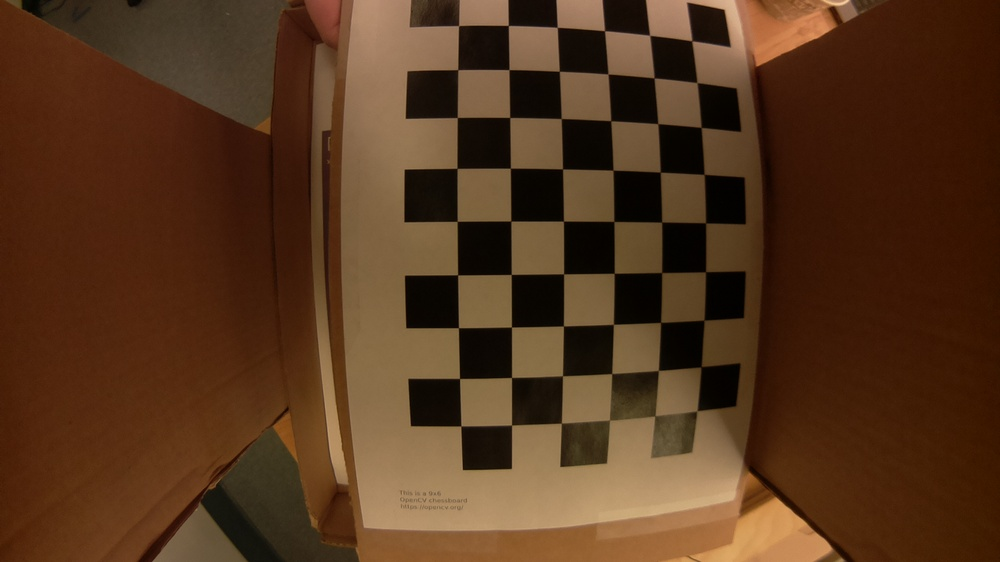
#> input picture main/calibration_test_images/calibration-1638892564.jpg, 1000 x 562 px, shrunk from 1920 x 1080 before the run; its folder holds only this picture in this run
$ python calibrate.py calibration_test_images/calibration-1638892564.jpg
#> lines starting #> are read from the running program, lines starting #| are printed output that depends on the picture; long printed decimals are rounded
from dataclasses import dataclass
import json
import numpy as np
import cv2


@dataclass
class CameraCalibration:
    """
    A serializable data class to contain information about camera calibration.
    """
    camera_matrix: np.array
    distortion: np.array
    width: int
    height: int

    JSON_TYPE = 'edu.olin.pie.grandmaster.camera-calibration'

    def write(self, file):
        with open(file, 'w') as f:
            json.dump({
                'type': self.JSON_TYPE,
                'camera_matrix': self.camera_matrix.tolist(),
                'distortion': self.distortion.tolist(),
                'width': self.width,
                'height': self.height
            }, f)

    @classmethod
    def read(cls, file):
        with open(file, 'r') as f:
            data = json.load(f)
            assert data['type'] == cls.JSON_TYPE
            return cls(np.array(data['camera_matrix']), np.array(data['distortion']), data['width'], data['height'])


# From: https://www.geeksforgeeks.org/camera-calibration-with-python-opencv/

# TODO: need to calibrate on the same size image as the real thing, which means bigger chessboard


def calibrate(images, draw=False):
    """
    Calibrate a camera from some test images.
    """
    # Define the dimensions of checkerboard
    CHESSBOARD_SIZE_SQUARES = (6, 9)

    # stop the iteration when specified
    # accuracy, epsilon, is reached or
    # specified number of iterations are completed.
    criteria = (cv2.TERM_CRITERIA_EPS +
                cv2.TERM_CRITERIA_MAX_ITER, 30, 0.001)

    # Vectors for storing data for successfully processed images
    known_points_3D = []
    found_points_2D = []

    # Track success rate
    num_success = 0
    num_fail = 0

    # 3D points representing the known true positions of each square. We cheat by using units of
    # "one square width", so we can say that each square corner differs by 1 square and is in the
    # XY plane (Z = 0).
    KNOWN_BOARD_POSITIONS = np.zeros(
        (1, CHESSBOARD_SIZE_SQUARES[0] * CHESSBOARD_SIZE_SQUARES[1], 3),
        np.float32)
    KNOWN_BOARD_POSITIONS[0, :, :2] = \
        np.mgrid[0:CHESSBOARD_SIZE_SQUARES[0],
                 0:CHESSBOARD_SIZE_SQUARES[1]].T.reshape(-1, 2)

    for image in images:
        # Find the chess board corners
        success, corners1 = cv2.findChessboardCorners(
            image,
            CHESSBOARD_SIZE_SQUARES,
            # cv2.CALIB_CB_ADAPTIVE_THRESH + cv2.CALIB_CB_FAST_CHECK + cv2.CALIB_CB_NORMALIZE_IMAGE
        )

        if not success:
            print("Failed to find corners in image! Continuing...")
            num_fail += 1
            continue

        print("SUCCESS!")
        num_success += 1

        # Refine the positions of each corner
        corners2 = cv2.cornerSubPix(
            image, corners1, (11, 11), (-1, -1), criteria)

        # Store the corners we found
        found_points_2D.append(corners2)

        # Add the known truth to the list of 3D points once for each successful image
        known_points_3D.append(KNOWN_BOARD_POSITIONS)

        # Draw and display the corners
        if draw:
            image = cv2.drawChessboardCorners(image,
                                              CHESSBOARD_SIZE_SQUARES,
                                              corners2, success)
            cv2.imshow('Corners', image)
            cv2.waitKey(0)

    if len(found_points_2D) == 0:
        raise Exception("Couldn't detect any chessboards!")
    else:
        print(f"Processed {num_fail + num_success} images, {num_success} succeeded and {num_fail} failed.")

    img_shape = images[0].shape

    success, camera_matrix, distortion, rotation, translation = cv2.calibrateCamera(
        known_points_3D, found_points_2D, img_shape[::-1], None, None)

    if not success:
        raise Exception("Failed to calibrate camera!")

    return CameraCalibration(camera_matrix, distortion, height=img_shape[0], width=img_shape[1]) #, rotation, translation)


if __name__ == '__main__':
    """
    Simple CLI to generate a camera calibration from the images in calibration_test_images/*.jpg
    """
    import os
    from sys import argv
    draw = '--draw' in argv

    img_dir = 'calibration_test_images/'
    images = []

    print(f"Reading images from {img_dir}*.jpg")
    for file in os.listdir(img_dir):
        if file.endswith(".jpg"):
            path = os.path.join(img_dir, file)
            image = cv2.imread(path)
#> image is the input picture: shape (562, 1000, 3); mean B, G, R 29.4, 53.6, 84.9
            image = cv2.cvtColor(image, cv2.COLOR_BGR2GRAY)
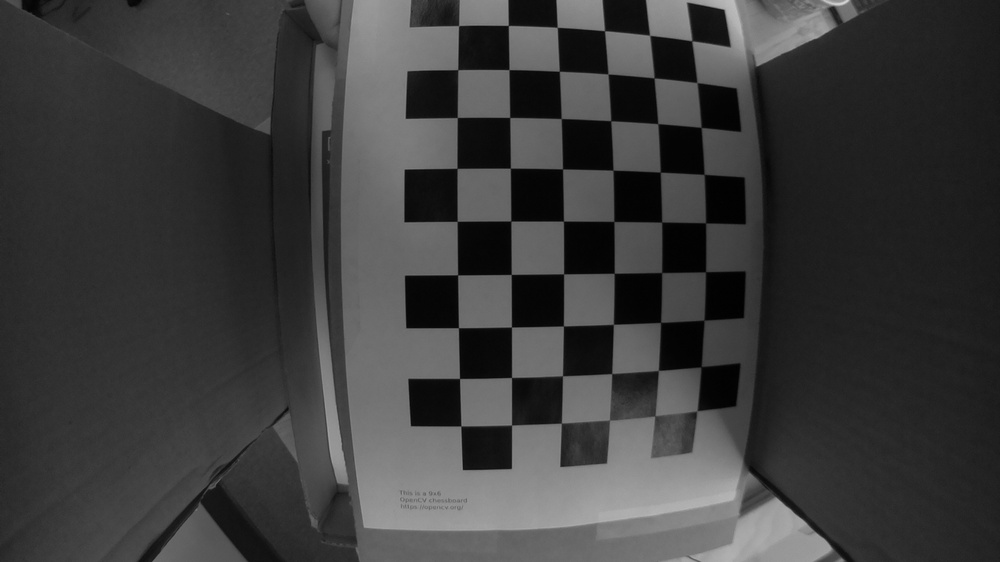
#> image: shape (562, 1000); min 0, max 214, mean 60.2
            print("Read Image:", path)
            images.append(image)

    try:
        print("Calibrating...")
        calibration = calibrate(images, draw=draw)
#> the loop in calibrate, `for image in images:` made 1 pass
#> (success, num_success) on pass 1: (True, 1)
#| SUCCESS!
#> after the loop in calibrate, `for image in images:`: found_points_2D = 1 item; num_fail = 0; num_success = 1
#| Processed 1 images, 1 succeeded and 0 failed.
#> in calibrate, `success, camera_matrix, distortion, rotation, translation = cv2.calibr..`: success = 0.168; camera_matrix = [[489.9, 0, 493.9], [0, 488.8, 270.5], [0, 0, 1]]; distortion = [[-0.358, 0.156, -0.00585, 0.00187, -0.0355]]; rotation = ([0.0363, -0.0385, -0.00832],); translation = ([-0.716, -4.91, 8.95],)

        print("Successfully Calibrated Camera!")
        print("\nCamera Matrix:")
        print(calibration.camera_matrix)
#| [[489.945   0.         493.919 ]
#|  [  0.         488.773 270.533]
#|  [  0.           0.           1.        ]]
        print("\nDistortion:")
        print(calibration.distortion)
#| [[-0.3576  0.1563 -0.005851  0.001874 -0.03551]]

        print("Writing to file (calibration.json)...")
        calibration.write('calibration.json')

        print("Undistorting test image...")

        undistorted = cv2.undistort(
            images[0], calibration.camera_matrix, calibration.distortion)
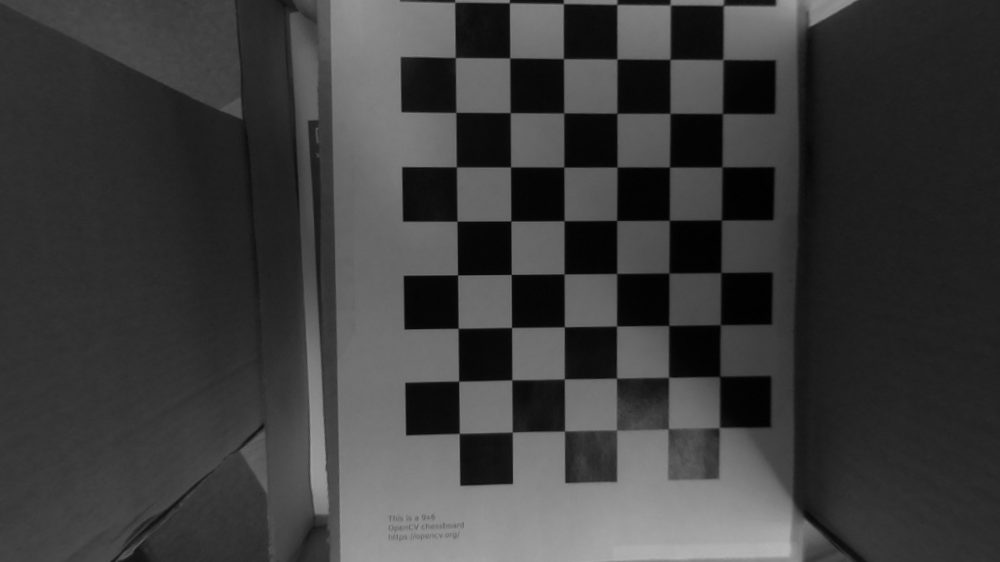
#> undistorted: shape (562, 1000); min 0, max 182, mean 60.7

        print("Wrote to calibration_undistorted.jpg")
        cv2.imwrite('calibration_undistorted.jpg', undistorted)

        if draw:
            cv2.imshow("undistorted", undistorted)
            cv2.waitKey(0)
    finally:
        if draw:
            cv2.destroyAllWindows()

$ run again, on main/calibration_test_images/calibration-1638892566.jpg
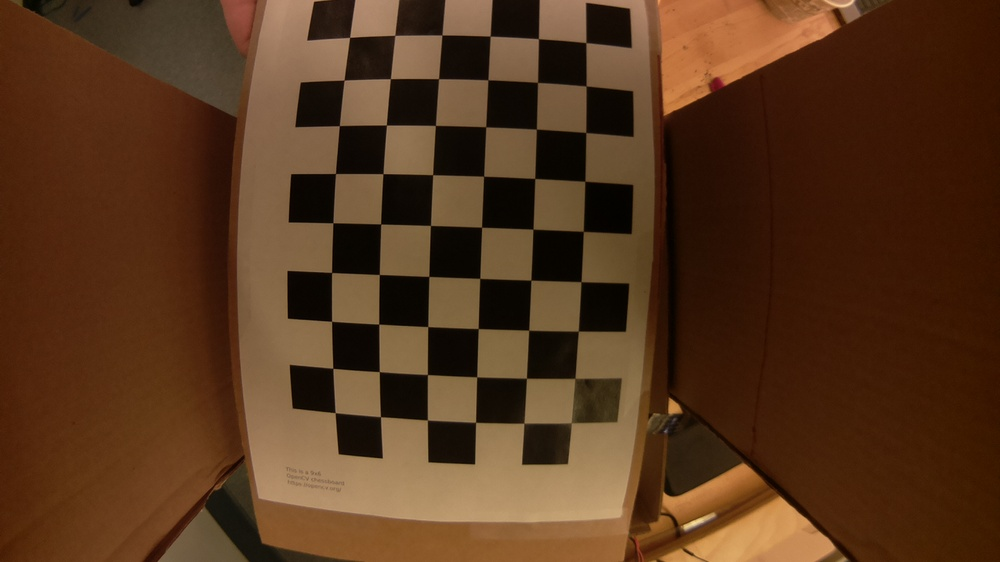
#> input picture main/calibration_test_images/calibration-1638892566.jpg, 1000 x 562 px, shrunk from 1920 x 1080 before the run
#> image is the input picture: shape (562, 1000, 3); mean B, G, R 29, 53.7, 85.9
#> `image = cv2.cvtColor(image, cv2.COLOR_BGR2GRAY)`:
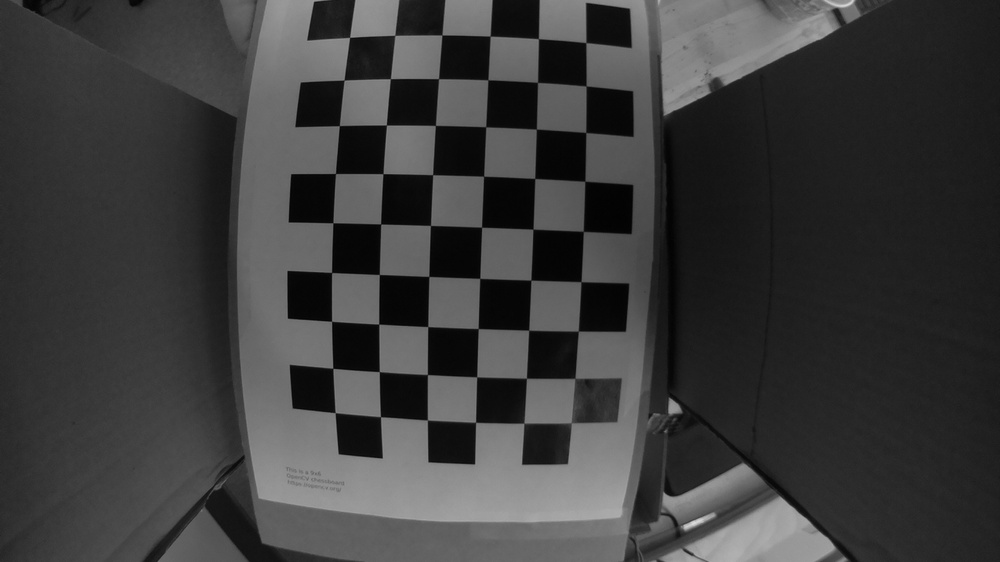
#> image: shape (562, 1000); min 1, max 220, mean 60.5
#> the loop in calibrate, `for image in images:` made 1 pass
#> (success, num_success) on pass 1: (True, 1)
#> (printed output is left out)
#> after the loop in calibrate, `for image in images:`: found_points_2D = 1 item; num_fail = 0; num_success = 1
#| Processed 1 images, 1 succeeded and 0 failed.
#> in calibrate, `success, camera_matrix, distortion, rotation, translation = cv2.calibr..`: success = 0.143; camera_matrix = [[656.1, 0, 512.7], [0, 655, 257.2], [0, 0, 1]]; distortion = [[-0.669, 0.812, 0.000823, -0.00818, -1.1]]; rotation = ([0.0588, -0.0525, 0.0371],); translation = ([-3.44, -4.68, 12.32],)
#| [[656.125   0.         512.684]
#|  [  0.         654.985 257.150]
#|  [  0.           0.           1.        ]]
#| [[-6.68759034e-01  8.12159845e-01  8.22666893e-04 -8.17779342e-03
#|   -1.09943526e+00]]
#> `undistorted = cv2.undistort( images[0], calibration.camera_matrix, cal..`:
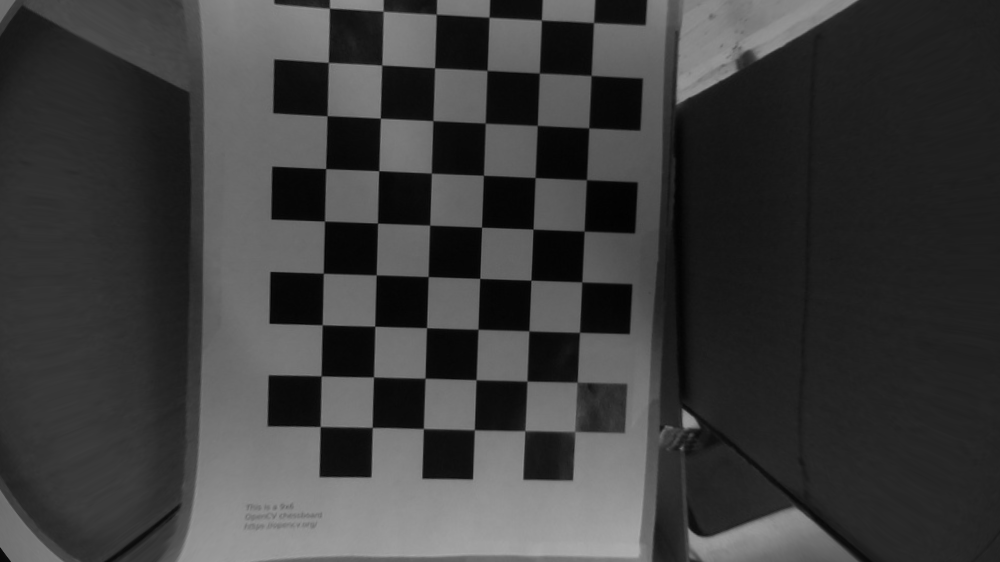
#> undistorted: shape (562, 1000); min 1, max 173, mean 60.4
